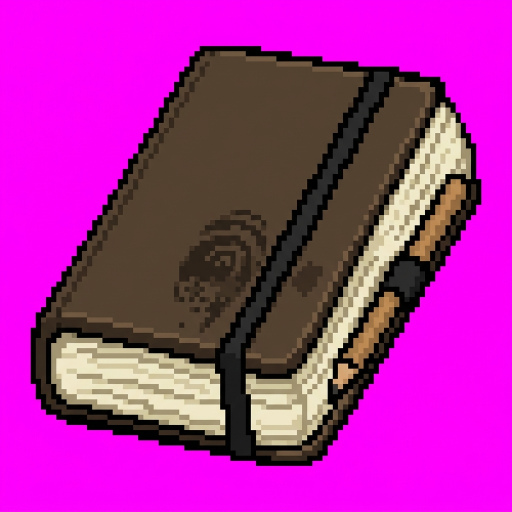
#> input picture design/art/items/journal_raw.jpg, 1024 x 1024 px (shown at 1/2 size)
$ python key_icon.py ../design/art/items/journal_raw.jpg ../design/art/items/plan_raw.jpg
#> lines starting #> are read from the running program, lines starting #| are printed output that depends on the picture
"""Turns a generated icon on a flat magenta background into a PZ item icon.

Image models paint backgrounds rather than emit alpha, so every icon is
generated on solid #FF00FF -- a colour no food, tool or weapon is -- and keyed
out here:

  * alpha from the distance to the background colour, soft between two
    thresholds so the edge is antialiased rather than a hard stair-step
  * de-spill: anything that is still magenta-tinted (an antialiased edge, a
    wisp of steam the model coloured pink) has the tint pulled back toward
    neutral, or it shows as a pink fringe on PZ's dark inventory
  * cropped to the drawn content, padded square, resized to 64x64 -- the size
    of the mod's existing Item_ icons

    python tools/key_icon.py in.png Sewars/42/media/textures/Item_X.png

**The key colour is measured, not assumed.** Asking for #FF00FF does not get
#FF00FF: the drinks came back on a dusty raspberry around (206, 34, 137),
roughly 130 away from real magenta, which the old fixed-key version read as
foreground. Every icon kept its background as an opaque dark red square and
looked, at a glance, like art that had simply come out muddy -- the silent
half-failure this project keeps paying for. So the background is sampled from
a border ring and reported, and the result is checked before it is written.

Measured on four generated icons, the distance histogram has a clean gap:
63-79% of pixels sit within 20 of the sampled background, essentially nothing
falls between 20 and 80, and real content starts past 80. The thresholds below
sit in that gap.
"""
import sys

from PIL import Image

MAGENTA = (255, 0, 255)
# Thresholds for a background sampled off the image. The gap above is wide, so
# these are deliberately tight rather than generous.
SOFT_LO, SOFT_HI = 35.0, 85.0
# A near-perfect magenta gets the original, wider ramp, so an icon generated
# before the key was measured re-keys byte-for-byte the way it did then.
CLEAN_LO, CLEAN_HI = 70.0, 170.0
CLEAN_KEY = 40.0                  # within this of #FF00FF counts as clean
RING = 4                          # border thickness sampled for the key
MIN_CLEARED = 0.25                # at least this much must key out, or stop
SIZE = 64
MARGIN = 0.06


def sample_key(px, w, h):
    """The background colour, as the median of a border ring.

    A ring rather than the four corners: a bottle that runs off the bottom of
    the frame takes two corners with it, and the median survives that.
    """
    vals = []
    for y in range(h):
        edge_row = y < RING or y >= h - RING
        for x in range(w):
            if edge_row or x < RING or x >= w - RING:
                vals.append(px[x, y])
    reds = sorted(v[0] for v in vals)
    greens = sorted(v[1] for v in vals)
    blues = sorted(v[2] for v in vals)
    mid = len(vals) // 2
    return (reds[mid], greens[mid], blues[mid])


def key(path, out):
#> called with path = '../design/art/items/journal_raw.jpg', out = '../design/art/items/plan_raw.jpg'
    src = Image.open(path).convert("RGB")
#> src is the input picture: PIL image 1024x1024 RGB; mean R, G, B 171.6, 39.9, 156.3
    w, h = src.size
#> w = 1024; h = 1024
    px = src.load()

    found = sample_key(px, w, h)
#> found = (251, 1, 251)
    off = sum((a - b) ** 2 for a, b in zip(found, MAGENTA)) ** 0.5
#> off = 5.74
    clean = off <= CLEAN_KEY
#> clean = True
    lo, hi = (CLEAN_LO, CLEAN_HI) if clean else (SOFT_LO, SOFT_HI)
#> lo = 70; hi = 170
    print(f"  key {found} ({'clean magenta' if clean else f'{off:.0f} off magenta'}), "
          f"ramp {lo:.0f}-{hi:.0f}")
#|   key (251, 1, 251) (clean magenta), ramp 70-170

    img = Image.new("RGBA", (w, h))
#> img: PIL image 1024x1024 RGBA; every value is 0
    op = img.load()
    cleared = 0
    for y in range(h):
        for x in range(w):
            r, g, b = px[x, y]
            d = ((r - found[0]) ** 2 + (g - found[1]) ** 2
                 + (b - found[2]) ** 2) ** 0.5
            a = (d - lo) / (hi - lo)
            a = 0.0 if a < 0 else 1.0 if a > 1 else a
            if a == 0.0:
                cleared += 1
            # De-spill: magenta is red and blue both above green. That shared
            # excess is removed entirely, not just at the edge -- a model asked
            # for a magenta background tints whole translucent features pink
            # (the stew's steam came back lilac), and no icon in this mod is
            # meant to be pink or purple. An icon that genuinely needs purple
            # should be generated on a different key colour instead.
            excess = min(r, b) - g
            if excess > 0:
                r = int(r - excess)
                b = int(b - excess)
            op[x, y] = (max(0, r), g, max(0, b), int(round(a * 255)))
#> after the loop, cleared = 519670

    # Count the result back rather than trusting the key. Every way this fails
    # -- a background the model drifted off, a subject that fills the frame, a
    # photo with no flat backdrop at all -- produces a plausible-looking file
    # with an opaque square behind the art, and that is only ever noticed by
    # eye, late.
    share = cleared / float(w * h)
#> share = 0.496
    if share < MIN_CLEARED:
        raise SystemExit(
            f"  FAILED: only {share:.1%} of {path} keyed out (wanted "
            f"{MIN_CLEARED:.0%}+). The sampled background was {found}; if that "
            f"is not the backdrop colour, the image has no flat backdrop and "
            f"nothing was written.")
    print(f"  cleared {share:.1%} of the frame")
#|   cleared 49.6% of the frame

    bbox = img.getchannel("A").point(lambda v: 255 if v > 24 else 0).getbbox()
#> bbox = (61, 92, 964, 932)
    img = img.crop(bbox)
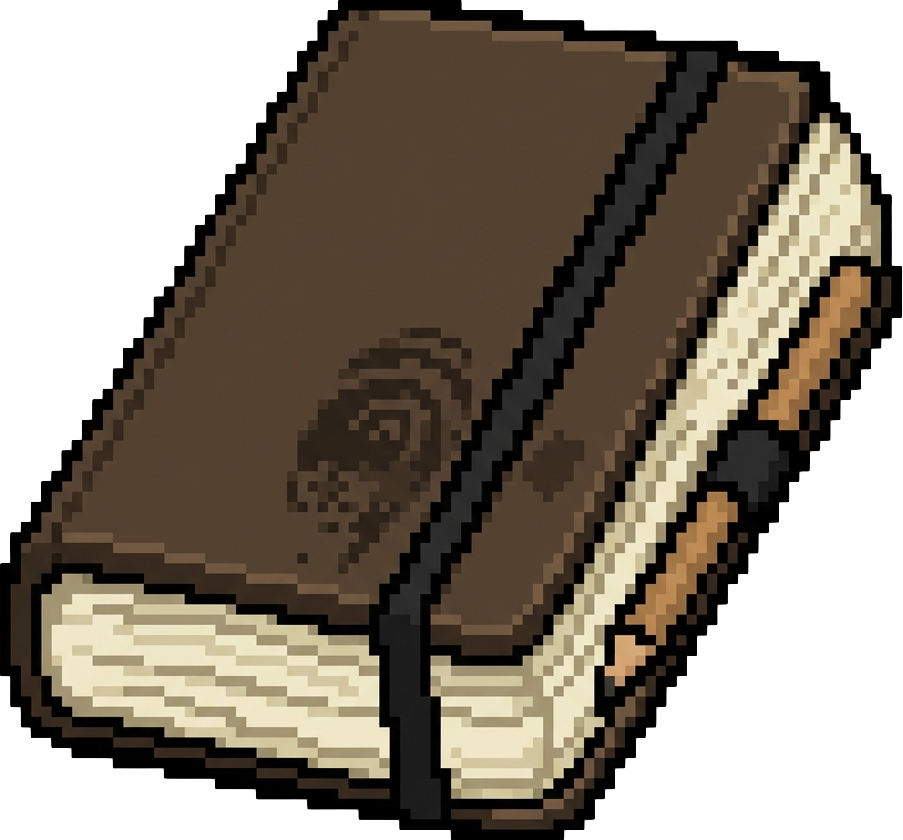
#> img: PIL image 903x840 RGBA; mean R, G, B, A 64, 54.8, 43, 177.3; transparent parts drawn white
    side = int(max(img.size) * (1 + MARGIN * 2))
#> side = 1011
    sq = Image.new("RGBA", (side, side), (0, 0, 0, 0))
#> sq: PIL image 1011x1011 RGBA; every value is 0
    sq.paste(img, ((side - img.size[0]) // 2, (side - img.size[1]) // 2))
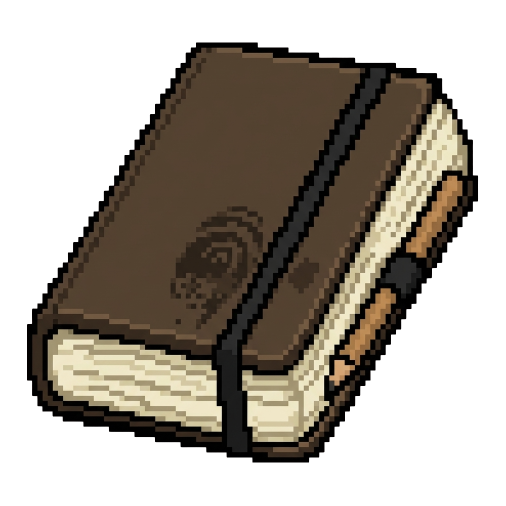
#> sq: PIL image 1011x1011 RGBA (shown at 1/2 size); mean R, G, B, A 47.5, 40.7, 31.9, 131.6; transparent parts drawn white
    sq = sq.resize((SIZE, SIZE), Image.LANCZOS)
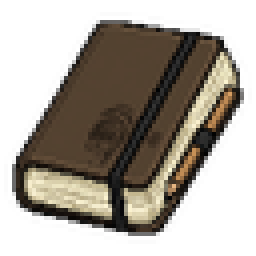
#> sq: PIL image 64x64 RGBA (shown 4 times larger); mean R, G, B, A 47.8, 41.2, 32.1, 131.6; transparent parts drawn white
    sq.save(out, optimize=True)
    return sq


if __name__ == "__main__":
    key(sys.argv[1], sys.argv[2])
    print("wrote", sys.argv[2])
